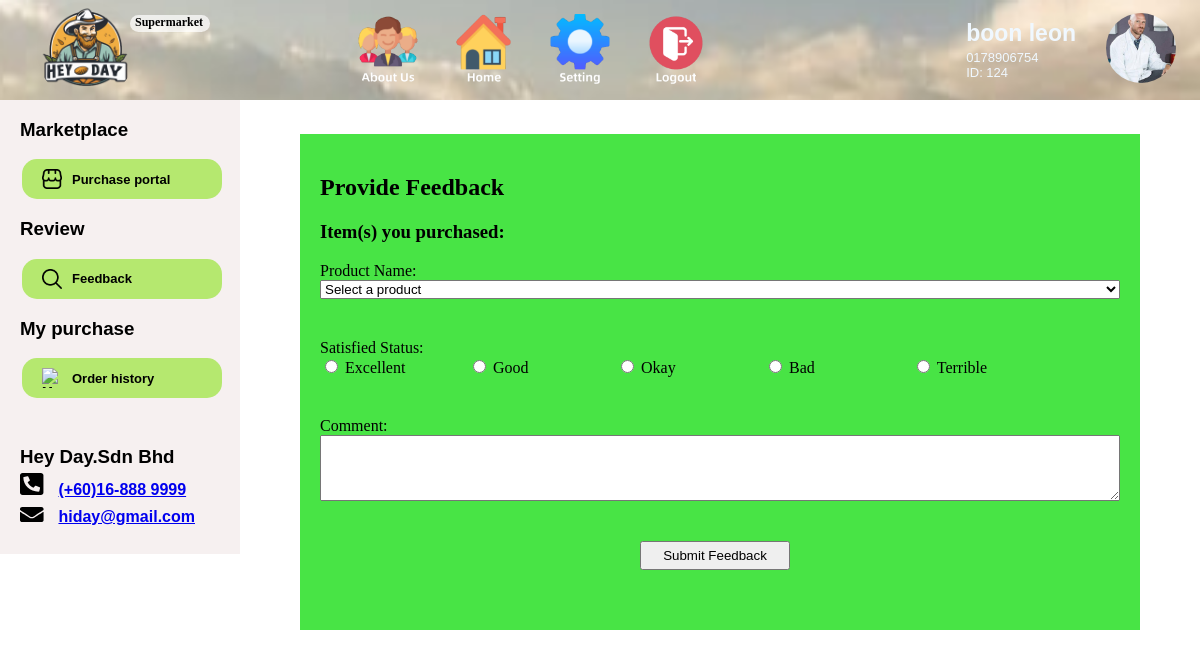
Screenshot of /supermarket_feedback.php (signed in) with the database file from the repository.
### tables this page shows
CREATE TABLE IF NOT EXISTS `users` (
  `userid` int NOT NULL AUTO_INCREMENT,
  `usertype` varchar(20) DEFAULT NULL,
  `username` varchar(255) DEFAULT NULL,
  `password` varchar(255) DEFAULT NULL,
  `email` varchar(255) DEFAULT NULL,
  `phonenumber` varchar(100) DEFAULT NULL,
  `fullname` varchar(150) DEFAULT NULL,
  `country` varchar(100) DEFAULT NULL,
  `postcode` int DEFAULT NULL,
  `state` varchar(100) DEFAULT NULL,
  `city` varchar(100) DEFAULT NULL,
  `addressline` text,
  `userpic` varchar(255) DEFAULT NULL,
  `verificationcode` varchar(255) DEFAULT NULL,
  PRIMARY KEY (`userid`)
);

### supermarket_feedback.php (the view, shortened to what this page needs)
<?php
$userId = $_SESSION["user_id"];
$host = 'localhost';
$dbname = 'webdevelopment';
$dbusername = 'root';
$dbpassword = '';
try {
    $pdo = new PDO("mysql:host=$host;dbname=$dbname", $dbusername, $dbpassword);
    $pdo->setAttribute(PDO::ATTR_ERRMODE, PDO::ERRMODE_EXCEPTION);
    $query = "SELECT userpic FROM users WHERE userid = :id;";
    $stmt = $pdo->prepare($query);
    $stmt->bindParam(":id", $userId);
    $stmt->execute();
    if ($stmt->rowCount() > 0) {
        $row = $stmt->fetch(PDO::FETCH_ASSOC);
        if (isset($row['userpic'])) {
            $userProfilePicture = $row['userpic'];
        }
    }
    $query = "SELECT username, phonenumber FROM users WHERE userid = :id;";
    $stmt = $pdo->prepare($query);
    $stmt->bindParam(":id", $userId);
    $stmt->execute();
    if ($stmt->rowCount() > 0) {
        $row = $stmt->fetch(PDO::FETCH_ASSOC);
        if (isset($row['username'])) {
            $username = $row['username'];
        }
        if (isset($row['phonenumber'])) {
            $userPhone = $row['phonenumber'];
        }
    } else {
        $username = 'John Sinar';
        $userPhone = '(+601) 18 888 9988';
    }
} catch (PDOException $e) {
    die("Connection failed: " . $e->getMessage());
}
?>
<!DOCTYPE html>
<html lang="en">
<head>
    <link rel="stylesheet" href="supermarket_feedback.css">
</head>
<body>
    <header class="header-main">
        <div class="header-main-logo">
            <img src="./Image/logo.png" alt="HeyDaylogo">
            <div class="farmerbackground">
                <div class="farmerword">Supermarket</div>
            </div>
            <nav class="header-main-topNav">
                <ul>
                    <li><a href="supermarket_about_us.php"><img src="./Image/AboutUs_icon.png"></a></li>
                    <li><a href="product.php"><img src="./Image/home_icon.png"></a></li>
                    <li><a href="setting(buyer).php"><img src="./Image/setting_icon.png"></a></li>
                    <li><a href="./logout.php"> <img src="./farmer_item_pic/logout.png"></a></li>
                </ul>
            </nav>
        </div>
        <div class="header-main-profile">
            <ul>
                <li>
                    <div id="userName"><?php echo $username; ?></div>
                </li>
                <li>
                    <div id="userPhone"><?php echo $userPhone; ?></div>
                </li>
                <li>
                    <div id="userId">ID: <?php echo $userId; ?></div>
                </li>
            </ul>
            <div class="header-main-profile-logo"><img src="<?php echo $userProfilePicture; ?>" alt="UserProfile"></div>
        </div>
    </header>
    <main class="mid-section">
        <aside class="sidebar">
            <div class="sidebar-features">
                <nav>
                    <div>
                        <h3>Marketplace</h3>
                        <button class="marketPlace" onclick="window.location.href='product.php?'">
                            <img src="Image/market place.png" alt="Purchase Portal">
                            <span>Purchase portal</span>
                        </button>
                    </div>
                    <div>
                        <h3>Review</h3>
                        <button class="review" onclick="window.location.href='supermarket_feedback.php'">
                            <img src="Image/feedback.png" alt="Feedback">
                            Feedback
                        </button>
                    </div>
                    <div>
                        <h3>My purchase</h3>
                        <button class="myPurchase" onclick="window.location.href='orderhistory.php?'">
                            <img src="Image/purchase history.png" alt="My purchase">
                            Order history
                        </button>
                    </div>
                </nav>
            </div>
            <div class="sidebar-companyInfo">
                <h3>Hey Day.Sdn Bhd</h3>
                <div class="sidebar-companyInfo-phoneNum">
                    <img src="Image/phone_icon.svg" alt="HidayPhoneNum">
                    <a class="heyday-phone" href="https://wa.link/58qs5p" target="_blank">(+60)16-888 9999</a>
                </div>
                <div class="sidebar-companyInfo-email">
                    <img src="Image/email_icon.svg" alt="HidayEmail">
                    <a class="heyday-email" href="mailto:hiday@gmail.com">hiday@gmail.com</a>
                </div>
            </div>
        </aside>
        <section class="feedback-form">
        <h2>Provide Feedback</h2>
        <h3>Item(s) you purchased:</h3>
        <form  action="<?php echo $_SERVER['PHP_SELF']; ?>" method="POST">
            <div class="form-group">
                <label for="product_name">Product Name:</label>
                <select id="product_name" name="product_name" required>
                    <option value="">Select a product</option>
                </select>
            </div>
            <div class="form-group">
                <label for="satisfied_status">Satisfied Status:</label>
                <div class="radio-buttons">
                    <label>
                        <input type="radio" name="satisfied_status" value="excellent" required>
                        Excellent
                    </label>
                    <label>
                        <input type="radio" name="satisfied_status" value="good" required>
                        Good
                    </label>
                    <label>
                        <input type="radio" name="satisfied_status" value="okay" required>
                        Okay
                    </label>
                    <label>
                        <input type="radio" name="satisfied_status" value="bad" required>
                        Bad
                    </label>
                    <label>
                        <input type="radio" name="satisfied_status" value="terrible" required>
                        Terrible
                    </label>
                </div>
            </div>
            <div class="form-group">
                <label for="comment">Comment:</label>
                <textarea id="comment" name="comment" rows="4" required></textarea>
            </div>
            <div class="form-group">
                <button type="submit">Submit Feedback</button>
            </div>
        </form>
    </section>
    </main>
</body>
</html>

### supermarket_feedback.css (style rules this page uses)
body { margin: 0; }
.header-main { width: 100%; height: 100px; display: flex; justify-content: space-between; background-image: url("./supermarket_item_pic/upper_frame.jpg"); background-repeat: no-repeat; background-size: cover; background-position: center -310px; background-attachment: fixed; }
.header-main-logo { width: fit-content; height: 100%; padding-left: 3vw; display: flex; }
.header-main-logo img { width: 100px; height: 100px; border-radius: 50%; object-fit: cover; align-self: center; }
.farmerbackground { position: absolute; top: 15px; left: 130px; border-radius: 10px; background-color: rgba(255, 255, 255, 0.7); width: 80px; height: 17px; }
.farmerword { position: absolute; font-size: 12px; font-weight: 800; color: var(--color-gray-200); display: inline-block; width: 46px; height: 17px; font-family: 'Montserrat'; padding-left: 5px; }
.header-main-topNav { margin-left: 5vw; width: fit-content; height: 100%; }
.header-main-topNav ul { list-style: none; margin-left: 100px; margin-top: 10px; }
.header-main-topNav ul li { display: inline-block; padding-left: 1vw; }
.header-main-topNav ul li a img { width: 80px; height: 80px; }
.header-main-profile { width: fit-content; height: 100%; padding-right: 2vw; align-items: center; display: flex; column-gap: 2.5vw;; }
.header-main-profile ul li { list-style: none; font-family: Arial, Helvetica, sans-serif; color: aliceblue; }
.header-main-profile ul li #userName { font-size: 23px; font-weight: 600; margin-bottom: 2.5px; text-align: right; }
.header-main-profile ul li #userPhone, .header-main-profile ul li #userId { font-size: 13px; font-weight: 500; }
.header-main-profile-logo img { width: 70px; height: 70px; border-radius: 50%; object-fit: cover; }
.sidebar { width: 240px; background-color: #f6f0f0; display: flex; flex-direction: column; }
.sidebar h3 { font-family: Arial, Helvetica, sans-serif; font-weight: 900; }
.sidebar button { background-color: rgb(181, 232, 111); border: none; color: black; font-weight: 900; padding: 10px 20px; width: 200px; text-align: left; text-decoration: none; display: inline-block; font-size: 13px; margin: 4px 2px; cursor: pointer; border-radius: 15px; }
.sidebar-features, .sidebar-companyInfo { padding-left: 20px; }
.sidebar-companyInfo { padding-top: 25px; }
.sidebar-companyInfo a { cursor: pointer; }
.sidebar-features .marketPlace, .sidebar-features .review, .sidebar-features .myPurchase { display: flex; align-items: center; column-gap: 10px; }
.sidebar-features .marketPlace img, .sidebar-features .review img, .sidebar-features .myPurchase img { width: 20px; height: 20px; }
.sidebar-companyInfo { padding-bottom: 20px; font-family: Arial, Helvetica, sans-serif; font-weight: 600 }
.sidebar-companyInfo h3 { margin-bottom: 5px; }
.sidebar-companyInfo-phoneNum,.sidebar-companyInfo-email { padding-bottom: 8px; }
.sidebar-companyInfo-phoneNum img, .sidebar-companyInfo-email img { padding-right: 10px; }
.feedback-form { background-color: #48e445; flex: 1; padding: 20px; box-sizing: border-box; position: relative; left: 300px; bottom: 420px; width: 70%; }
.feedback-form .form-group { display: flex; flex-direction: column; margin-bottom: 40px; }
.feedback-form .radio-buttons { display: flex; flex-wrap: wrap; padding-right: 10px; }
.feedback-form .radio-buttons label { flex-basis: calc(20% - 10px); }
button[type="submit"] { width: 150px; padding: 5px; margin-left: 40%; }

### rows the page displays
users: username "boon leon", phonenumber "0178906754", userpic (picture)

### other values shown
$userId "124"
